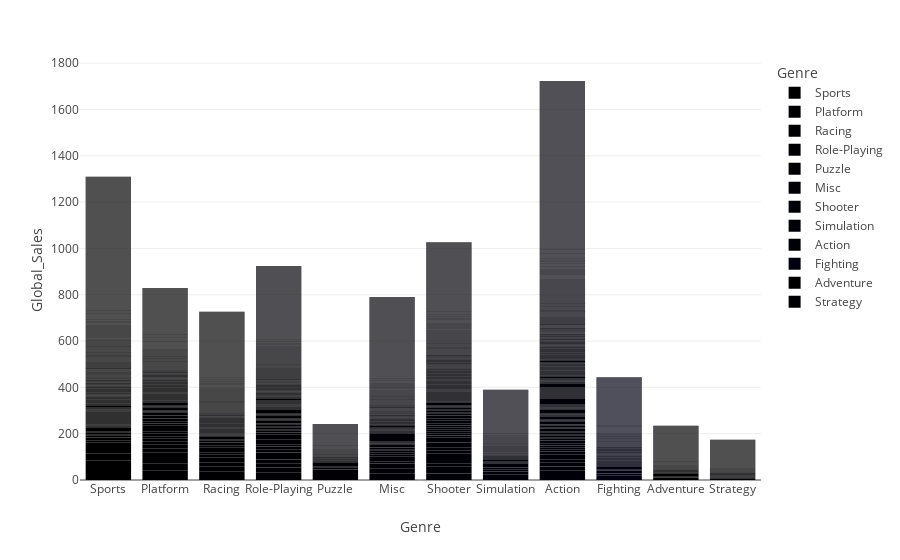

Source (notebook cell):
### Code cell
df1.groupby("Genre")["Global_Sales"].sum().reset_index().sort_values(by="Global_Sales",ascending=False).head()
px.bar(df1,x="Genre",y="Global_Sales",color="Genre")

### Figure 1 — Plotly figure (JSON) as saved in the notebook; plotly's stock layout.template omitted (floating-point values rounded to 4 significant figures; data arrays with more than 128 entries replaced by an {"elided": "..."} marker saying what was removed)
{"data": [{"alignmentgroup": "True", "hovertemplate": "Genre=%{x}<br>Global_Sales=%{y}<extra></extra>", "legendgroup": "Sports", "marker": {"color": "#000001", "pattern": {"shape": ""}}, "name": "Sports", "offsetgroup": "Sports", "orientation": "v", "showlegend": true, "textposition": "auto", "type": "bar", "x": {"elided": "2304 str values"}, "xaxis": "x", "y": {"elided": "2304 float values"}, "yaxis": "y"}, {"alignmentgroup": "True", "hovertemplate": "Genre=%{x}<br>Global_Sales=%{y}<extra></extra>", "legendgroup": "Platform", "marker": {"color": "#000002", "pattern": {"shape": ""}}, "name": "Platform", "offsetgroup": "Platform", "orientation": "v", "showlegend": true, "textposition": "auto", "type": "bar", "x": {"elided": "875 str values"}, "xaxis": "x", "y": {"elided": "875 float values"}, "yaxis": "y"}, {"alignmentgroup": "True", "hovertemplate": "Genre=%{x}<br>Global_Sales=%{y}<extra></extra>", "legendgroup": "Racing", "marker": {"color": "#000003", "pattern": {"shape": ""}}, "name": "Racing", "offsetgroup": "Racing", "orientation": "v", "showlegend": true, "textposition": "auto", "type": "bar", "x": {"elided": "1225 str values"}, "xaxis": "x", "y": {"elided": "1225 float values"}, "yaxis": "y"}, {"alignmentgroup": "True", "hovertemplate": "Genre=%{x}<br>Global_Sales=%{y}<extra></extra>", "legendgroup": "Role-Playing", "marker": {"color": "#000004", "pattern": {"shape": ""}}, "name": "Role-Playing", "offsetgroup": "Role-Playing", "orientation": "v", "showlegend": true, "textposition": "auto", "type": "bar", "x": {"elided": "1470 str values"}, "xaxis": "x", "y": {"elided": "1470 float values"}, "yaxis": "y"}, {"alignmentgroup": "True", "hovertemplate": "Genre=%{x}<br>Global_Sales=%{y}<extra></extra>", "legendgroup": "Puzzle", "marker": {"color": "#000005", "pattern": {"shape": ""}}, "name": "Puzzle", "offsetgroup": "Puzzle", "orientation": "v", "showlegend": true, "textposition": "auto", "type": "bar", "x": {"elided": "570 str values"}, "xaxis": "x", "y": {"elided": "570 float values"}, "yaxis": "y"}, {"alignmentgroup": "True", "hovertemplate": "Genre=%{x}<br>Global_Sales=%{y}<extra></extra>", "legendgroup": "Misc", "marker": {"color": "#000006", "pattern": {"shape": ""}}, "name": "Misc", "offsetgroup": "Misc", "orientation": "v", "showlegend": true, "textposition": "auto", "type": "bar", "x": {"elided": "1686 str values"}, "xaxis": "x", "y": {"elided": "1686 float values"}, "yaxis": "y"}, {"alignmentgroup": "True", "hovertemplate": "Genre=%{x}<br>Global_Sales=%{y}<extra></extra>", "legendgroup": "Shooter", "marker": {"color": "#000007", "pattern": {"shape": ""}}, "name": "Shooter", "offsetgroup": "Shooter", "orientation": "v", "showlegend": true, "textposition": "auto", "type": "bar", "x": {"elided": "1282 str values"}, "xaxis": "x", "y": {"elided": "1282 float values"}, "yaxis": "y"}, {"alignmentgroup": "True", "hovertemplate": "Genre=%{x}<br>Global_Sales=%{y}<extra></extra>", "legendgroup": "Simulation", "marker": {"color": "#000008", "pattern": {"shape": ""}}, "name": "Simulation", "offsetgroup": "Simulation", "orientation": "v", "showlegend": true, "textposition": "auto", "type": "bar", "x": {"elided": "848 str values"}, "xaxis": "x", "y": {"elided": "848 float values"}, "yaxis": "y"}, {"alignmentgroup": "True", "hovertemplate": "Genre=%{x}<br>Global_Sales=%{y}<extra></extra>", "legendgroup": "Action", "marker": {"color": "#000009", "pattern": {"shape": ""}}, "name": "Action", "offsetgroup": "Action", "orientation": "v", "showlegend": true, "textposition": "auto", "type": "bar", "x": {"elided": "3251 str values"}, "xaxis": "x", "y": {"elided": "3251 float values"}, "yaxis": "y"}, {"alignmentgroup": "True", "hovertemplate": "Genre=%{x}<br>Global_Sales=%{y}<extra></extra>", "legendgroup": "Fighting", "marker": {"color": "#000010", "pattern": {"shape": ""}}, "name": "Fighting", "offsetgroup": "Fighting", "orientation": "v", "showlegend": true, "textposition": "auto", "type": "bar", "x": {"elided": "836 str values"}, "xaxis": "x", "y": {"elided": "836 float values"}, "yaxis": "y"}, {"alignmentgroup": "True", "hovertemplate": "Genre=%{x}<br>Global_Sales=%{y}<extra></extra>", "legendgroup": "Adventure", "marker": {"color": "#000001", "pattern": {"shape": ""}}, "name": "Adventure", "offsetgroup": "Adventure", "orientation": "v", "showlegend": true, "textposition": "auto", "type": "bar", "x": {"elided": "1274 str values"}, "xaxis": "x", "y": {"elided": "1274 float values"}, "yaxis": "y"}, {"alignmentgroup": "True", "hovertemplate": "Genre=%{x}<br>Global_Sales=%{y}<extra></extra>", "legendgroup": "Strategy", "marker": {"color": "#000002", "pattern": {"shape": ""}}, "name": "Strategy", "offsetgroup": "Strategy", "orientation": "v", "showlegend": true, "textposition": "auto", "type": "bar", "x": {"elided": "670 str values"}, "xaxis": "x", "y": {"elided": "670 float values"}, "yaxis": "y"}], "layout": {"barmode": "relative", "legend": {"title": {"text": "Genre"}, "tracegroupgap": 0}, "margin": {"t": 60}, "xaxis": {"anchor": "y", "categoryarray": ["Sports", "Platform", "Racing", "Role-Playing", "Puzzle", "Misc", "Shooter", "Simulation", "Action", "Fighting", "Adventure", "Strategy"], "categoryorder": "array", "domain": [0, 1], "title": {"text": "Genre"}}, "yaxis": {"anchor": "x", "domain": [0, 1], "title": {"text": "Global_Sales"}}}}
